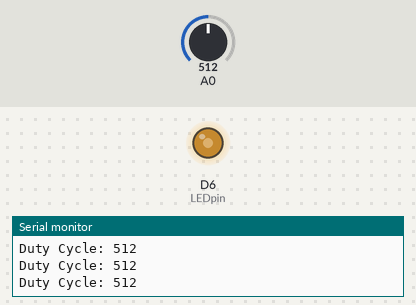
Simulated run of this sketch. Board: ESP8266 (NodeMCU). Shown: output pins drawn as LEDs (lit = HIGH), the last lines printed to the serial monitor. Inputs (shaded band) come from the test bench; at power-on: A0 = 512.

Above: at 1.2 s.
1.3 s: A0 set to 716
At 2.5 s:
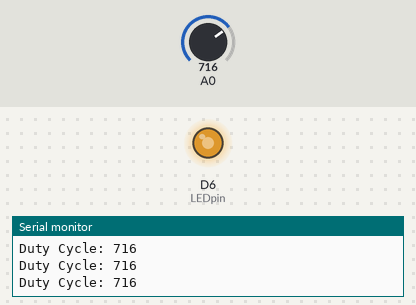
2.8 s: A0 set to 900
At 4.0 s:
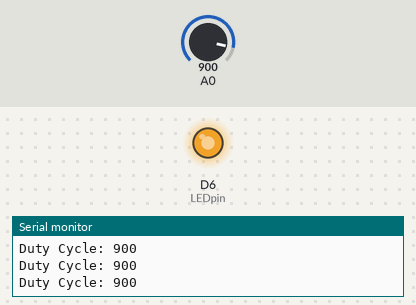
4.3 s: A0 set to 122
At 5.2 s:
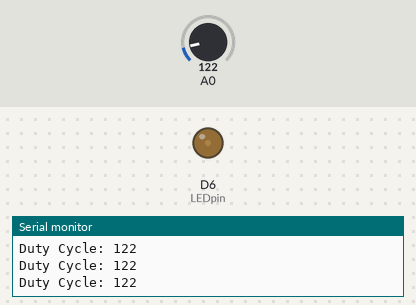
5.8 s: A0 set to 0
At 6.5 s:
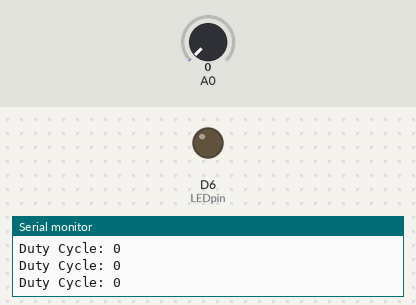
7.3 s: A0 set to 511
At 7.8 s:
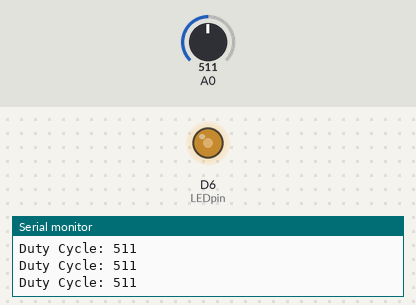
Timing chart, 0 to 9.8 s (numbered marks = the images above; inputs shaded):
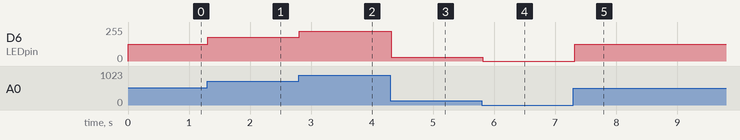

The sketch:

AnalogInput.ino
```cpp
int LEDpin = D6;
void setup() {
   Serial.begin(9600);
   analogWrite(LEDpin,1023);

}

void loop() {
int dutycycle = analogRead(A0);
if(dutycycle > 1023) dutycycle = 1023;
Serial.print("Duty Cycle: ");
Serial.println(dutycycle);
analogWrite(LEDpin,dutycycle);
analogWrite(LEDpin,dutycycle);
delay(100);
}
```

Measured:
- after the input at 1.3 s, D6 (LEDpin): 127/255 → 178/255 at once
- after the input at 2.8 s, D6 (LEDpin): 178/255 → 224/255 at once
- after the input at 4.3 s, D6 (LEDpin): 224/255 → 30/255 at once
- after the input at 5.8 s, D6 (LEDpin): 30/255 → 0/255 at once
- after the input at 7.3 s, D6 (LEDpin): 0/255 → 127/255 at once
